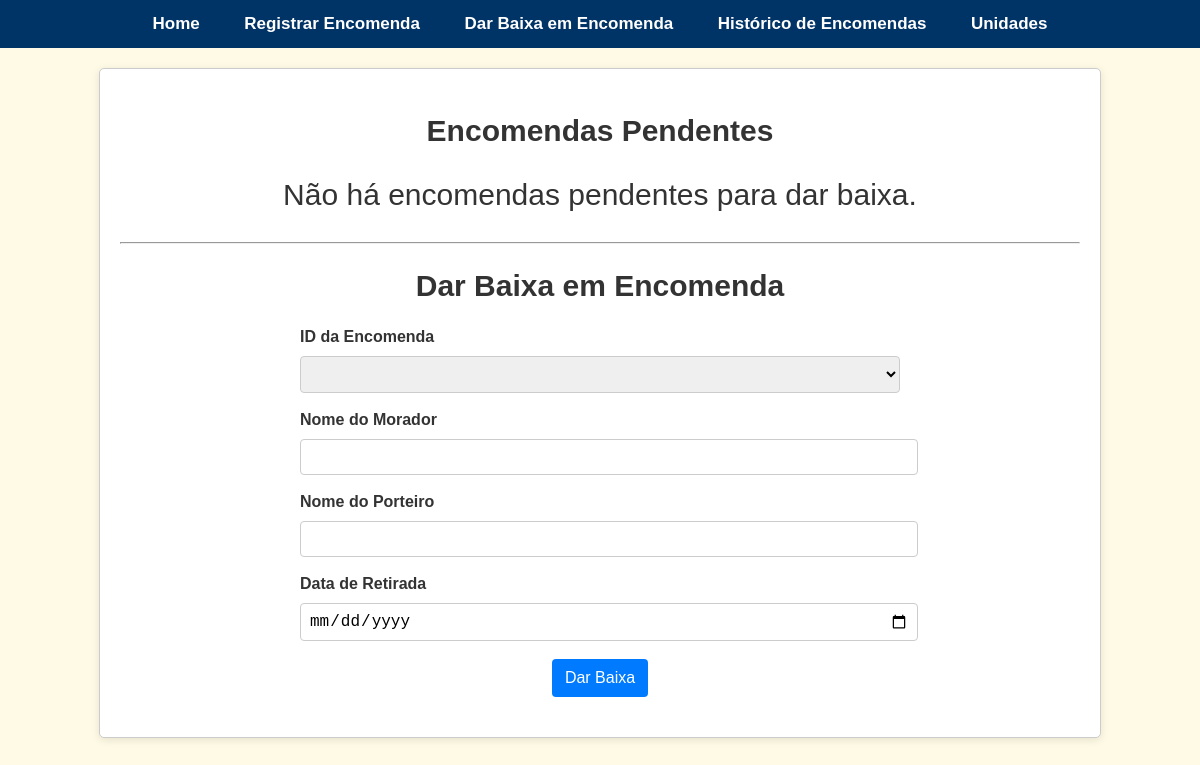
Page /dar_baixa on the earlier database version.
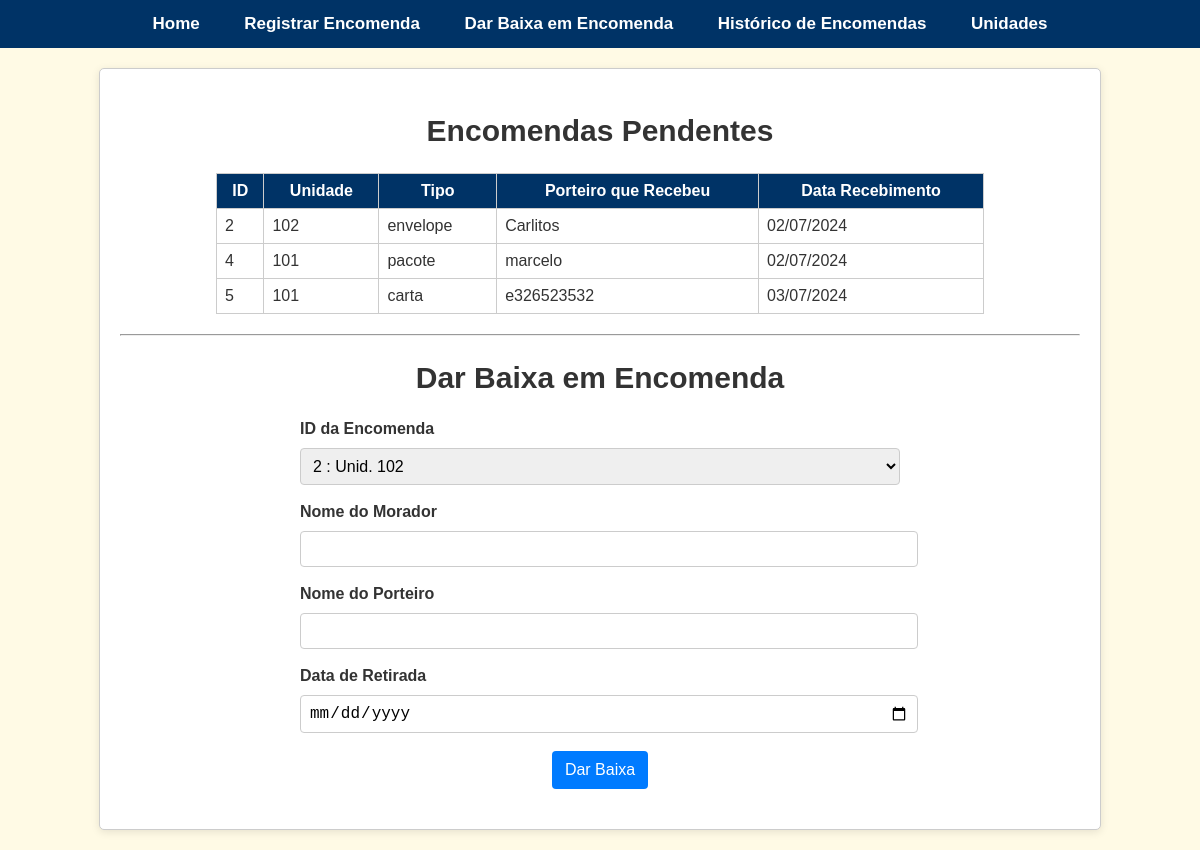
Same page on the later database version.
### app.py (models this page shows)
class Encomenda(db.Model):
    id = db.Column(db.Integer, primary_key=True)
    unidade_numero = db.Column(db.String(10), db.ForeignKey('unidade.numero'), nullable=False)
    tipo = db.Column(db.String(20), nullable=False)
    nome_porteiro_recebimento = db.Column(db.String(100), nullable=False)
    data_recebimento = db.Column(db.DateTime, nullable=False)
    nome_morador_retirada = db.Column(db.String(100))
    nome_porteiro_retirada = db.Column(db.String(100))
    data_retirada = db.Column(db.DateTime)
    retirada = db.Column(db.Boolean, default=False)  # Adicione esta linha se 'retirada' for um campo booleano

### app.py (the view, shortened to what this page needs)
@app.route('/dar_baixa', methods=['GET', 'POST'])
def dar_baixa():
    form = DarBaixaEncomendaForm()
    encomendas_pendentes = Encomenda.query.filter_by(retirada=False).all()
    form.encomenda_id.choices = [(encomenda.id, f'{encomenda.id} : Unid. {encomenda.unidade_numero}') for encomenda in encomendas_pendentes]
    return render_template('dar_baixa.html', form=form, encomendas_pendentes=encomendas_pendentes)

### app.py
class DarBaixaEncomendaForm(FlaskForm):
    encomenda_id = SelectField('ID da Encomenda', coerce=int, validators=[DataRequired()])
    nome_morador_retirada = StringField('Nome do Morador', validators=[DataRequired()])
    nome_porteiro_retirada = StringField('Nome do Porteiro', validators=[DataRequired()])
    data_retirada = DateField('Data de Retirada', format='%Y-%m-%d', validators=[DataRequired()])
    submit = SubmitField('Dar Baixa')

### app.py (called while the page is built)
@app.before_request
def before_request():
    db.create_all()

### templates/dar_baixa.html (shortened to what this page needs)
{% extends "base.html" %}
{% block content %}
    <div class="container">
        <h2 class="text-center">Encomendas Pendentes</h2>
        {% if encomendas_pendentes %}
        <table class="table">
            <thead>
                <tr>
                    <th>ID</th>
                    <th>Unidade</th>
                    <th>Tipo</th>
                    <th>Porteiro que Recebeu</th>
                    <th>Data Recebimento</th>
                </tr>
            </thead>
            <tbody>
                {% for encomenda in encomendas_pendentes %}
                <tr>
                    <td>{{ encomenda.id }}</td>
                    <td>{{ encomenda.unidade_numero }}</td>
                    <td>{{ encomenda.tipo }}</td>
                    <td>{{ encomenda.nome_porteiro_recebimento }}</td>
                    <td>{{ encomenda.data_recebimento.strftime('%d/%m/%Y') }}</td>
                </tr>
                {% endfor %}
            </tbody>
        </table>
        {% else %}
        <p class="text-center">Não há encomendas pendentes para dar baixa.</p>
        {% endif %}
        <hr>
        <h2 class="text-center">Dar Baixa em Encomenda</h2>
        <form id="darBaixaForm" method="POST" class="form">
            <div class="form-group">
                {{ form.encomenda_id.label }}
                {{ form.encomenda_id(class="form-control") }}
            </div>
            <br/>
            <div class="form-group">
                {{ form.nome_morador_retirada.label }}
                {{ form.nome_morador_retirada(class="form-control") }}
            </div>
            <br/>
            <div class="form-group">
                {{ form.nome_porteiro_retirada.label }}
                {{ form.nome_porteiro_retirada(class="form-control") }}
            </div>
            <br/>
            <div class="form-group">
                {{ form.data_retirada.label }}
                {{ form.data_retirada(class="form-control") }}
            </div>
            <br/>
            <center>
                <button type="submit" class="btn-submit">
                    Dar Baixa
                </button>
            </center>
        </form>
    </div>
{% endblock %}

Differences in the rows shown:
added Encomenda: id "2", unidade_numero "102", tipo "envelope", nome_porteiro_recebimento "Carlitos", data_recebimento "02/07/2024"
added Encomenda: id "4", unidade_numero "101", tipo "pacote", nome_porteiro_recebimento "marcelo", data_recebimento "02/07/2024"
added Encomenda: id "5", unidade_numero "101", tipo "carta", nome_porteiro_recebimento "e326523532", data_recebimento "03/07/2024"
Other differences:
form field encomenda_id: (not shown) → "2 : Unid. 102"
text no longer shown: "Não há encomendas pendentes para dar baixa."
text now shown: "ID Unidade Tipo Porteiro que Recebeu Data Recebimento"
